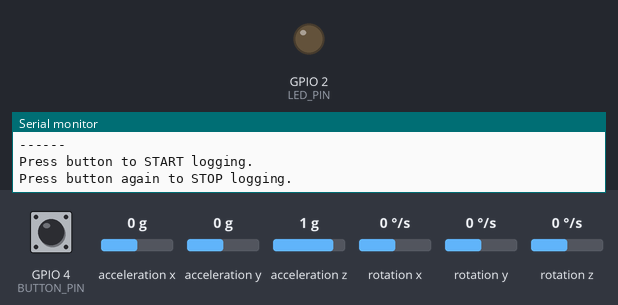
A sketch run on a simulated ESP32. Parts: output pins drawn as LEDs (lit = HIGH), the last lines printed to the serial monitor. Dashed ring = blinking. Inputs (shaded band) come from the test bench; at power-on: GPIO 4 (BUTTON_PIN) HIGH, acceleration x 0 g, acceleration y 0 g, acceleration z 1 g, rotation x 0 °/s, rotation y 0 °/s, rotation z 0 °/s. Storage starts empty.

Above: at 12.7 s.
12.8 s: GPIO 4 (BUTTON_PIN) pulled LOW for 0.15 s
At 12.91 s:
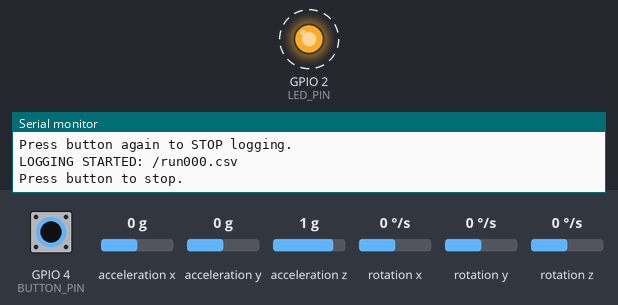
15.8 s: GPIO 4 (BUTTON_PIN) pulled LOW for 1 s
18.3 s: GPIO 4 (BUTTON_PIN) pulled LOW for 3.2 s
At 18.63 s:
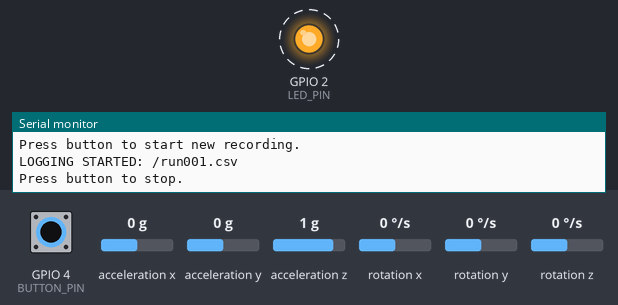
Timing chart, 0 to 29.0 s (numbered marks = the images above; inputs shaded):
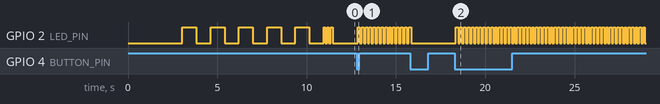

The sketch:

esp32_mpu9250.ino
```cpp
/*
 * ESP32 MPU9250 Data Logger for Vehicle Dynamics
 * Team Unwired - C37 Formula Bharat 2026
 *
 * This code reads acceleration and gyroscope data from MPU9250
 * and logs to SD card in CSV format compatible with MATLAB analysis.
 *
 * Hardware Connections:
 * ---------------------
 * MPU9250 -> ESP32
 *   VCC   -> 3.3V
 *   GND   -> GND
 *   SDA   -> GPIO 21
 *   SCL   -> GPIO 22
 *
 * MicroSD Module -> ESP32
 *   VCC   -> 3.3V
 *   GND   -> GND
 *   MISO  -> GPIO 19
 *   MOSI  -> GPIO 23
 *   SCK   -> GPIO 18
 *   CS    -> GPIO 5
 *
 * Button (Start/Stop) -> GPIO 4 (pull-up to 3.3V with 10k resistor)
 * LED (Status)        -> GPIO 2 (built-in LED on most ESP32 boards)
 *
 * Libraries Required:
 * -------------------
 * 1. MPU9250 by hideakitai: https://github.com/hideakitai/MPU9250
 * 2. SD (built-in with ESP32 Arduino core)
 *
 * Install via Arduino Library Manager or PlatformIO.
 */

#include <Wire.h>
#include <SPI.h>
#include <SD.h>
#include "MPU9250.h"

// Pin Definitions
#define I2C_SDA 21
#define I2C_SCL 22
#define SD_CS 5
#define BUTTON_PIN 4
#define LED_PIN 2

// MPU9250 I2C Address (0x68 if AD0 is LOW, 0x69 if AD0 is HIGH)
#define MPU9250_ADDRESS 0x68

// Sampling Configuration
#define SAMPLE_RATE_HZ 100          // 100 Hz sampling rate
#define SAMPLE_INTERVAL_US 10000    // 10000 us = 10 ms = 100 Hz

// Calibration offsets (update these after calibration)
float accel_offset_x = 0.0;
float accel_offset_y = 0.0;
float accel_offset_z = 0.0;
float gyro_offset_x = 0.0;
float gyro_offset_y = 0.0;
float gyro_offset_z = 0.0;

// Global objects
MPU9250 mpu;
File dataFile;

// State variables
bool isLogging = false;
bool lastButtonState = HIGH;
unsigned long lastSampleTime = 0;
unsigned long startTime = 0;
unsigned long sampleCount = 0;
char filename[20];

// Data buffer for batch writing (improves SD card performance)
#define BUFFER_SIZE 10
String dataBuffer = "";
int bufferCount = 0;

void setup() {
    // Initialize serial for debugging
    Serial.begin(115200);
    while (!Serial && millis() < 3000);  // Wait up to 3 seconds for serial

    Serial.println("========================================");
    Serial.println("ESP32 MPU9250 Vehicle Dynamics Logger");
    Serial.println("Team Unwired - C37");
    Serial.println("========================================");

    // Initialize pins
    pinMode(BUTTON_PIN, INPUT_PULLUP);
    pinMode(LED_PIN, OUTPUT);
    digitalWrite(LED_PIN, LOW);

    // Initialize I2C
    Wire.begin(I2C_SDA, I2C_SCL);
    Wire.setClock(400000);  // 400 kHz I2C clock

    // Initialize MPU9250
    Serial.print("Initializing MPU9250... ");
    if (!mpu.setup(MPU9250_ADDRESS)) {
        Serial.println("FAILED!");
        Serial.println("Check wiring: SDA->GPIO21, SCL->GPIO22");
        Serial.println("Check I2C address: 0x68 (AD0=LOW) or 0x69 (AD0=HIGH)");
        errorBlink();
    }
    Serial.println("OK");

    // Configure MPU9250 settings
    // Accelerometer: +/- 4g (good for vehicle dynamics, ~1.5g max expected)
    // Gyroscope: +/- 500 deg/s (good for yaw rate measurement)
    mpu.setAccBias(0, 0, 0);
    mpu.setGyroBias(0, 0, 0);

    // Initialize SD card
    Serial.print("Initializing SD card... ");
    if (!SD.begin(SD_CS)) {
        Serial.println("FAILED!");
        Serial.println("Check wiring: MISO->GPIO19, MOSI->GPIO23, SCK->GPIO18, CS->GPIO5");
        errorBlink();
    }
    Serial.println("OK");

    // Perform calibration
    Serial.println("");
    Serial.println("CALIBRATION");
    Serial.println("-----------");
    Serial.println("Place sensor on FLAT, LEVEL surface.");
    Serial.println("Keep sensor STATIONARY for 5 seconds.");
    Serial.println("Starting in 3 seconds...");
    delay(3000);

    calibrateSensor();

    Serial.println("");
    Serial.println("READY");
    Serial.println("------");
    Serial.println("Press button to START logging.");
    Serial.println("Press button again to STOP logging.");
    Serial.println("");

    // Ready indication: 3 quick blinks
    for (int i = 0; i < 3; i++) {
        digitalWrite(LED_PIN, HIGH);
        delay(100);
        digitalWrite(LED_PIN, LOW);
        delay(100);
    }
}

void loop() {
    // Check button state
    bool buttonState = digitalRead(BUTTON_PIN);

    // Detect button press (falling edge with debounce)
    if (buttonState == LOW && lastButtonState == HIGH) {
        delay(50);  // Debounce
        if (digitalRead(BUTTON_PIN) == LOW) {
            if (!isLogging) {
                startLogging();
            } else {
                stopLogging();
            }
        }
    }
    lastButtonState = buttonState;

    // If logging, sample at fixed rate
    if (isLogging) {
        unsigned long currentTime = micros();
        if (currentTime - lastSampleTime >= SAMPLE_INTERVAL_US) {
            lastSampleTime = currentTime;
            sampleData();
        }
    }
}

void calibrateSensor() {
    Serial.println("Calibrating... (keep sensor still)");

    float sum_ax = 0, sum_ay = 0, sum_az = 0;
    float sum_gx = 0, sum_gy = 0, sum_gz = 0;
    int samples = 500;

    // Blink LED during calibration
    for (int i = 0; i < samples; i++) {
        if (mpu.update()) {
            sum_ax += mpu.getAccX();
            sum_ay += mpu.getAccY();
            sum_az += mpu.getAccZ();
            sum_gx += mpu.getGyroX();
            sum_gy += mpu.getGyroY();
            sum_gz += mpu.getGyroZ();
        }
        if (i % 50 == 0) {
            digitalWrite(LED_PIN, !digitalRead(LED_PIN));
        }
        delay(10);
    }
    digitalWrite(LED_PIN, LOW);

    // Calculate offsets
    // Note: Z accelerometer should read 1g when level, so offset is (measured - 1.0)
    accel_offset_x = sum_ax / samples;
    accel_offset_y = sum_ay / samples;
    accel_offset_z = (sum_az / samples) - 1.0;  // Subtract 1g for gravity
    gyro_offset_x = sum_gx / samples;
    gyro_offset_y = sum_gy / samples;
    gyro_offset_z = sum_gz / samples;

    Serial.println("Calibration complete!");
    Serial.println("Offsets:");
    Serial.print("  Accel: X="); Serial.print(accel_offset_x, 4);
    Serial.print(", Y="); Serial.print(accel_offset_y, 4);
    Serial.print(", Z="); Serial.println(accel_offset_z, 4);
    Serial.print("  Gyro:  X="); Serial.print(gyro_offset_x, 4);
    Serial.print(", Y="); Serial.print(gyro_offset_y, 4);
    Serial.print(", Z="); Serial.println(gyro_offset_z, 4);
}

void startLogging() {
    // Generate unique filename
    int fileNum = 0;
    do {
        sprintf(filename, "/run%03d.csv", fileNum);
        fileNum++;
    } while (SD.exists(filename) && fileNum < 1000);

    // Open file
    dataFile = SD.open(filename, FILE_WRITE);
    if (!dataFile) {
        Serial.println("ERROR: Could not create file!");
        errorBlink();
        return;
    }

    // Write CSV header
    // Format matches MATLAB import requirements
    dataFile.println("time_s,ax_g,ay_g,az_g,gx_dps,gy_dps,gz_dps");

    // Initialize timing
    startTime = millis();
    lastSampleTime = micros();
    sampleCount = 0;
    dataBuffer = "";
    bufferCount = 0;

    isLogging = true;
    digitalWrite(LED_PIN, HIGH);

    Serial.println("");
    Serial.print("LOGGING STARTED: ");
    Serial.println(filename);
    Serial.println("Press button to stop.");
}

void stopLogging() {
    // Flush remaining buffer
    if (bufferCount > 0) {
        dataFile.print(dataBuffer);
    }

    dataFile.close();
    isLogging = false;
    digitalWrite(LED_PIN, LOW);

    float duration = (millis() - startTime) / 1000.0;
    float actualRate = sampleCount / duration;

    Serial.println("");
    Serial.println("LOGGING STOPPED");
    Serial.print("  File: ");
    Serial.println(filename);
    Serial.print("  Duration: ");
    Serial.print(duration, 2);
    Serial.println(" seconds");
    Serial.print("  Samples: ");
    Serial.println(sampleCount);
    Serial.print("  Actual rate: ");
    Serial.print(actualRate, 1);
    Serial.println(" Hz");
    Serial.println("");
    Serial.println("Press button to start new recording.");
}

void sampleData() {
    if (!mpu.update()) {
        return;  // Skip if no new data
    }

    // Get raw data and apply calibration offsets
    float ax = mpu.getAccX() - accel_offset_x;
    float ay = mpu.getAccY() - accel_offset_y;
    float az = mpu.getAccZ() - accel_offset_z;
    float gx = mpu.getGyroX() - gyro_offset_x;
    float gy = mpu.getGyroY() - gyro_offset_y;
    float gz = mpu.getGyroZ() - gyro_offset_z;

    // Calculate timestamp
    float timestamp = (millis() - startTime) / 1000.0;

    // Format data line
    // time_s: seconds since start
    // ax_g, ay_g, az_g: acceleration in g (1g = 9.81 m/s^2)
    // gx_dps, gy_dps, gz_dps: angular rate in degrees per second
    char line[100];
    sprintf(line, "%.3f,%.4f,%.4f,%.4f,%.2f,%.2f,%.2f\n",
            timestamp, ax, ay, az, gx, gy, gz);

    // Add to buffer
    dataBuffer += line;
    bufferCount++;
    sampleCount++;

    // Write buffer to SD card when full
    if (bufferCount >= BUFFER_SIZE) {
        dataFile.print(dataBuffer);
        dataBuffer = "";
        bufferCount = 0;

        // Toggle LED to show activity
        digitalWrite(LED_PIN, !digitalRead(LED_PIN));
    }

    // Print to serial for debugging (every 100 samples)
    if (sampleCount % 100 == 0) {
        Serial.print("Sample ");
        Serial.print(sampleCount);
        Serial.print(": ax=");
        Serial.print(ax, 2);
        Serial.print("g, ay=");
        Serial.print(ay, 2);
        Serial.print("g, gz=");
        Serial.print(gz, 1);
        Serial.println(" dps");
    }
}

void errorBlink() {
    // Continuous fast blink to indicate error
    while (true) {
        digitalWrite(LED_PIN, HIGH);
        delay(100);
        digitalWrite(LED_PIN, LOW);
        delay(100);
    }
}

/*
 * AXIS ORIENTATION
 * ----------------
 * Mount the sensor with the following orientation:
 *
 *   +X axis: Forward (direction of travel)
 *   +Y axis: Left (driver's left)
 *   +Z axis: Up (opposite to gravity)
 *
 * This matches SAE/ISO vehicle dynamics convention.
 *
 * When mounted correctly:
 *   - Acceleration during forward motion: +ax
 *   - Acceleration during left turn: +ay
 *   - Acceleration when stationary: az = +1g
 *   - Yaw rate during left turn: +gz
 *
 *
 * DATA FORMAT
 * -----------
 * CSV columns:
 *   time_s   - Time in seconds since logging started
 *   ax_g     - Longitudinal acceleration in g (+ forward)
 *   ay_g     - Lateral acceleration in g (+ left)
 *   az_g     - Vertical acceleration in g (+ up, gravity removed)
 *   gx_dps   - Roll rate in deg/s (+ right roll)
 *   gy_dps   - Pitch rate in deg/s (+ nose up)
 *   gz_dps   - Yaw rate in deg/s (+ left turn)
 *
 *
 * MOUNTING NOTES
 * --------------
 * 1. Mount sensor rigidly (no rubber/foam isolation)
 * 2. Mount at or near vehicle CG if possible
 * 3. Align axes carefully with vehicle centerline
 * 4. Secure all wires to prevent movement
 * 5. Protect from water/dust during outdoor testing
 *
 *
 * TEST PROCEDURE
 * --------------
 * 1. Power on ESP32, wait for "READY" message
 * 2. Press button to start logging
 * 3. Perform test maneuver (skidpad, acceleration, etc.)
 * 4. Press button to stop logging
 * 5. Remove SD card and copy CSV file to computer
 * 6. Import to MATLAB using provided script
 */
```

Measured:
- after the input at 12.8 s, GPIO 2 (LED_PIN): alternates HIGH for 0.11 s and LOW for 0.11 s, starting after 0.06 s
- after the input at 18.3 s, GPIO 2 (LED_PIN): alternates HIGH for 0.10 s and LOW for 0.10 s, starting after 0.06 s
